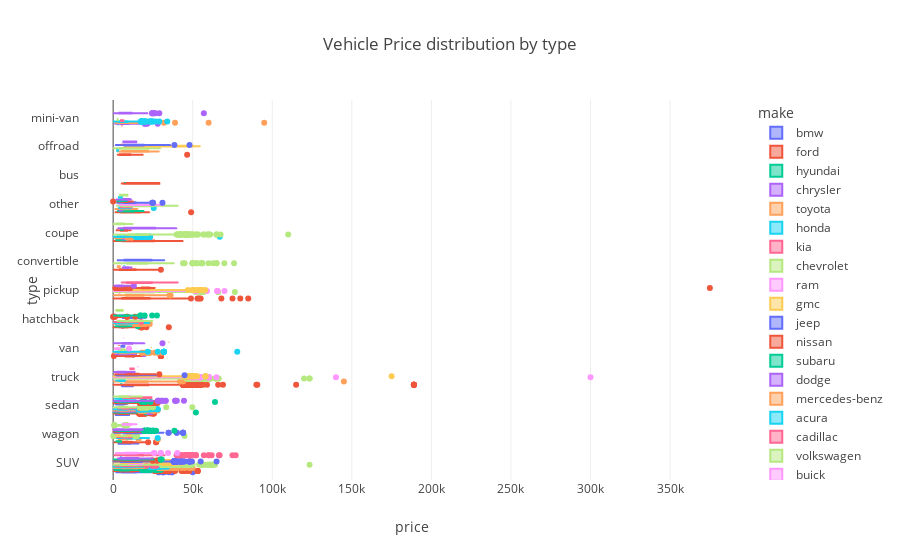

The notebook cell this image was saved under:
### Code cell
## Data Visualization
# This Box plot gives an idean of the median prices , upper quartile and lower quartile prices per each make of the car
#st.write("Box plot of Price vs type:")

box_plt = plt.box(df, x='price', y='type', color='make', color_discrete_sequence=plt.colors.qualitative.Plotly,
                 title='Vehicle Price distribution by type')
box_plt.show()
## Conclusions :
## Nissan Pickup truck has the hightest price of 375K
## Most vehicles price under $65K
##

# Display the plot in Streamlit
#st.plotly_chart(box_plt)

### Figure 1 — Plotly figure (JSON) as saved in the notebook; plotly's stock layout.template omitted (floating-point values rounded to 4 significant figures; data arrays with more than 128 entries replaced by an {"elided": "..."} marker saying what was removed)
{"data": [{"alignmentgroup": "True", "hovertemplate": "make=bmw<br>price=%{x}<br>type=%{y}<extra></extra>", "legendgroup": "bmw", "marker": {"color": "#636EFA"}, "name": "bmw", "notched": false, "offsetgroup": "bmw", "orientation": "h", "showlegend": true, "type": "box", "x": {"elided": "267 int values"}, "x0": " ", "xaxis": "x", "y": {"elided": "267 str values"}, "y0": " ", "yaxis": "y"}, {"alignmentgroup": "True", "hovertemplate": "make=ford<br>price=%{x}<br>type=%{y}<extra></extra>", "legendgroup": "ford", "marker": {"color": "#EF553B"}, "name": "ford", "notched": false, "offsetgroup": "ford", "orientation": "h", "showlegend": true, "type": "box", "x": {"elided": "12672 int values"}, "x0": " ", "xaxis": "x", "y": {"elided": "12672 str values"}, "y0": " ", "yaxis": "y"}, {"alignmentgroup": "True", "hovertemplate": "make=hyundai<br>price=%{x}<br>type=%{y}<extra></extra>", "legendgroup": "hyundai", "marker": {"color": "#00CC96"}, "name": "hyundai", "notched": false, "offsetgroup": "hyundai", "orientation": "h", "showlegend": true, "type": "box", "x": {"elided": "1173 int values"}, "x0": " ", "xaxis": "x", "y": {"elided": "1173 str values"}, "y0": " ", "yaxis": "y"}, {"alignmentgroup": "True", "hovertemplate": "make=chrysler<br>price=%{x}<br>type=%{y}<extra></extra>", "legendgroup": "chrysler", "marker": {"color": "#AB63FA"}, "name": "chrysler", "notched": false, "offsetgroup": "chrysler", "orientation": "h", "showlegend": true, "type": "box", "x": {"elided": "838 int values"}, "x0": " ", "xaxis": "x", "y": {"elided": "838 str values"}, "y0": " ", "yaxis": "y"}, {"alignmentgroup": "True", "hovertemplate": "make=toyota<br>price=%{x}<br>type=%{y}<extra></extra>", "legendgroup": "toyota", "marker": {"color": "#FFA15A"}, "name": "toyota", "notched": false, "offsetgroup": "toyota", "orientation": "h", "showlegend": true, "type": "box", "x": {"elided": "5445 int values"}, "x0": " ", "xaxis": "x", "y": {"elided": "5445 str values"}, "y0": " ", "yaxis": "y"}, {"alignmentgroup": "True", "hovertemplate": "make=honda<br>price=%{x}<br>type=%{y}<extra></extra>", "legendgroup": "honda", "marker": {"color": "#19D3F3"}, "name": "honda", "notched": false, "offsetgroup": "honda", "orientation": "h", "showlegend": true, "type": "box", "x": {"elided": "3485 int values"}, "x0": " ", "xaxis": "x", "y": {"elided": "3485 str values"}, "y0": " ", "yaxis": "y"}, {"alignmentgroup": "True", "hovertemplate": "make=kia<br>price=%{x}<br>type=%{y}<extra></extra>", "legendgroup": "kia", "marker": {"color": "#FF6692"}, "name": "kia", "notched": false, "offsetgroup": "kia", "orientation": "h", "showlegend": true, "type": "box", "x": {"elided": "585 int values"}, "x0": " ", "xaxis": "x", "y": {"elided": "585 str values"}, "y0": " ", "yaxis": "y"}, {"alignmentgroup": "True", "hovertemplate": "make=chevrolet<br>price=%{x}<br>type=%{y}<extra></extra>", "legendgroup": "chevrolet", "marker": {"color": "#B6E880"}, "name": "chevrolet", "notched": false, "offsetgroup": "chevrolet", "orientation": "h", "showlegend": true, "type": "box", "x": {"elided": "10611 int values"}, "x0": " ", "xaxis": "x", "y": {"elided": "10611 str values"}, "y0": " ", "yaxis": "y"}, {"alignmentgroup": "True", "hovertemplate": "make=ram<br>price=%{x}<br>type=%{y}<extra></extra>", "legendgroup": "ram", "marker": {"color": "#FF97FF"}, "name": "ram", "notched": false, "offsetgroup": "ram", "orientation": "h", "showlegend": true, "type": "box", "x": {"elided": "3316 int values"}, "x0": " ", "xaxis": "x", "y": {"elided": "3316 str values"}, "y0": " ", "yaxis": "y"}, {"alignmentgroup": "True", "hovertemplate": "make=gmc<br>price=%{x}<br>type=%{y}<extra></extra>", "legendgroup": "gmc", "marker": {"color": "#FECB52"}, "name": "gmc", "notched": false, "offsetgroup": "gmc", "orientation": "h", "showlegend": true, "type": "box", "x": {"elided": "2378 int values"}, "x0": " ", "xaxis": "x", "y": {"elided": "2378 str values"}, "y0": " ", "yaxis": "y"}, {"alignmentgroup": "True", "hovertemplate": "make=jeep<br>price=%{x}<br>type=%{y}<extra></extra>", "legendgroup": "jeep", "marker": {"color": "#636EFA"}, "name": "jeep", "notched": false, "offsetgroup": "jeep", "orientation": "h", "showlegend": true, "type": "box", "x": {"elided": "3281 int values"}, "x0": " ", "xaxis": "x", "y": {"elided": "3281 str values"}, "y0": " ", "yaxis": "y"}, {"alignmentgroup": "True", "hovertemplate": "make=nissan<br>price=%{x}<br>type=%{y}<extra></extra>", "legendgroup": "nissan", "marker": {"color": "#EF553B"}, "name": "nissan", "notched": false, "offsetgroup": "nissan", "orientation": "h", "showlegend": true, "type": "box", "x": {"elided": "3208 int values"}, "x0": " ", "xaxis": "x", "y": {"elided": "3208 str values"}, "y0": " ", "yaxis": "y"}, {"alignmentgroup": "True", "hovertemplate": "make=subaru<br>price=%{x}<br>type=%{y}<extra></extra>", "legendgroup": "subaru", "marker": {"color": "#00CC96"}, "name": "subaru", "notched": false, "offsetgroup": "subaru", "orientation": "h", "showlegend": true, "type": "box", "x": {"elided": "1272 int values"}, "x0": " ", "xaxis": "x", "y": {"elided": "1272 str values"}, "y0": " ", "yaxis": "y"}, {"alignmentgroup": "True", "hovertemplate": "make=dodge<br>price=%{x}<br>type=%{y}<extra></extra>", "legendgroup": "dodge", "marker": {"color": "#AB63FA"}, "name": "dodge", "notched": false, "offsetgroup": "dodge", "orientation": "h", "showlegend": true, "type": "box", "x": {"elided": "1255 int values"}, "x0": " ", "xaxis": "x", "y": {"elided": "1255 str values"}, "y0": " ", "yaxis": "y"}, {"alignmentgroup": "True", "hovertemplate": "make=mercedes-benz<br>price=%{x}<br>type=%{y}<extra></extra>", "legendgroup": "mercedes-benz", "marker": {"color": "#FFA15A"}, "name": "mercedes-benz", "notched": false, "offsetgroup": "mercedes-benz", "orientation": "h", "showlegend": true, "type": "box", "x": [34900, 34900, 34900, 34900, 34900, 34900, 34900, 34900, 34900, 34900, 34900, 34900, 34900, 34900, 34900, 34900, 34900, 34900, 34900, 34900, 34900, 34900, 34900, 34900, 34900, 34900, 34900, 34900, 34900, 34900, 34900, 34900, 34900, 34900, 34900, 34900, 34900, 34900, 34900, 34900, 34900], "x0": " ", "xaxis": "x", "y": ["van", "van", "van", "van", "van", "van", "van", "van", "van", "van", "van", "van", "van", "van", "van", "van", "van", "van", "van", "van", "van", "van", "van", "van", "van", "van", "van", "van", "van", "van", "van", "van", "van", "van", "van", "van", "van", "van", "van", "van", "van"], "y0": " ", "yaxis": "y"}, {"alignmentgroup": "True", "hovertemplate": "make=acura<br>price=%{x}<br>type=%{y}<extra></extra>", "legendgroup": "acura", "marker": {"color": "#19D3F3"}, "name": "acura", "notched": false, "offsetgroup": "acura", "orientation": "h", "showlegend": true, "type": "box", "x": {"elided": "236 int values"}, "x0": " ", "xaxis": "x", "y": {"elided": "236 str values"}, "y0": " ", "yaxis": "y"}, {"alignmentgroup": "True", "hovertemplate": "make=cadillac<br>price=%{x}<br>type=%{y}<extra></extra>", "legendgroup": "cadillac", "marker": {"color": "#FF6692"}, "name": "cadillac", "notched": false, "offsetgroup": "cadillac", "orientation": "h", "showlegend": true, "type": "box", "x": {"elided": "322 int values"}, "x0": " ", "xaxis": "x", "y": {"elided": "322 str values"}, "y0": " ", "yaxis": "y"}, {"alignmentgroup": "True", "hovertemplate": "make=volkswagen<br>price=%{x}<br>type=%{y}<extra></extra>", "legendgroup": "volkswagen", "marker": {"color": "#B6E880"}, "name": "volkswagen", "notched": false, "offsetgroup": "volkswagen", "orientation": "h", "showlegend": true, "type": "box", "x": {"elided": "869 int values"}, "x0": " ", "xaxis": "x", "y": {"elided": "869 str values"}, "y0": " ", "yaxis": "y"}, {"alignmentgroup": "True", "hovertemplate": "make=buick<br>price=%{x}<br>type=%{y}<extra></extra>", "legendgroup": "buick", "marker": {"color": "#FF97FF"}, "name": "buick", "notched": false, "offsetgroup": "buick", "orientation": "h", "showlegend": true, "type": "box", "x": {"elided": "271 int values"}, "x0": " ", "xaxis": "x", "y": {"elided": "271 str values"}, "y0": " ", "yaxis": "y"}], "layout": {"boxmode": "group", "legend": {"title": {"text": "make"}, "tracegroupgap": 0}, "title": {"text": "Vehicle Price distribution by type"}, "xaxis": {"anchor": "y", "domain": [0, 1], "title": {"text": "price"}}, "yaxis": {"anchor": "x", "domain": [0, 1], "title": {"text": "type"}}}}
